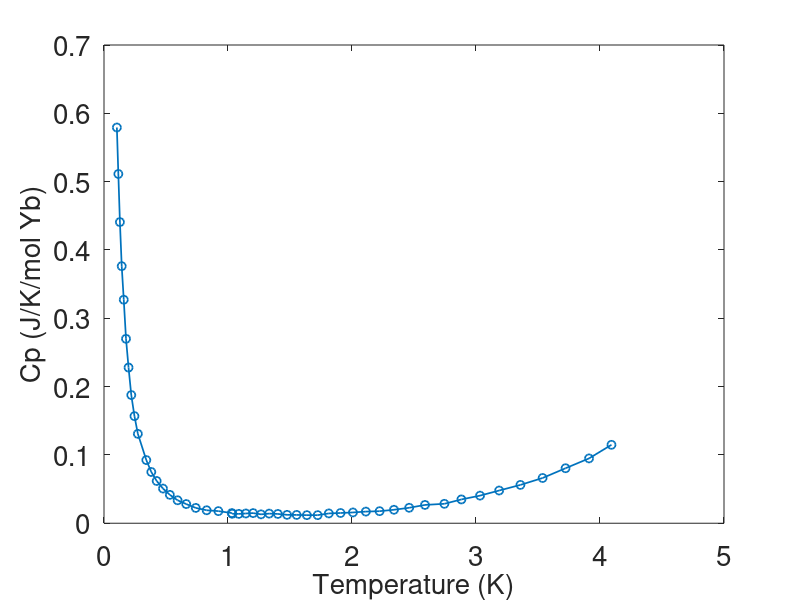
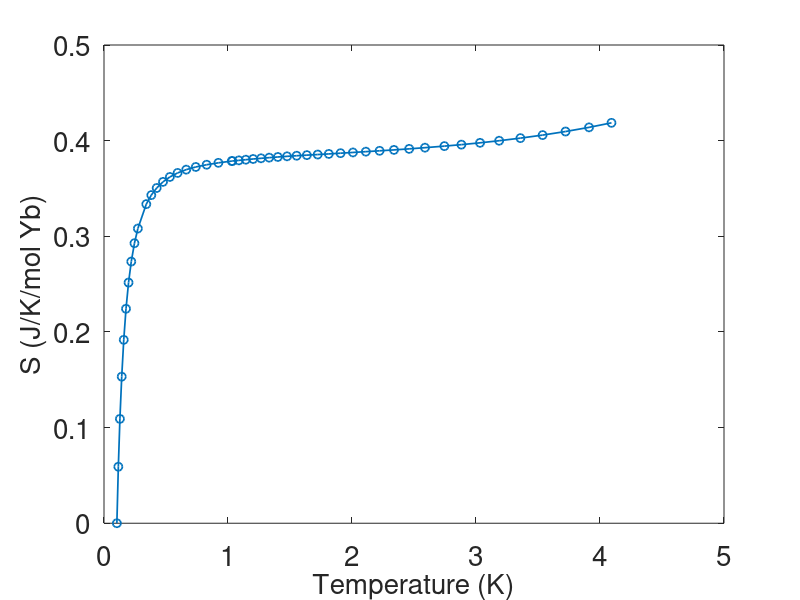

Here is the MATLAB script that generated these plots, in order:
%% 
clear, clc, close all
set(findall(gca,'-property','FontSize'),'FontSize',28)

RbYb = importdata('Rb2YbNaF6_2p4mg_pk3029_HC_26Aug20_headersremoved.DAT'); %low temp datafile
RbYbHigh = importdata('Rb2YbNaF6_2p4mg_pk3029_HC_26Aug20_1_high_headersremoved.DAT'); %high temp data file
RbYbFull = [RbYb;RbYbHigh]; %appending high temperature data to low

T = RbYbFull(:,8); % K, taking the 8th column of the datafile as a vector
Cp = RbYbFull(:,10)/(1e6*4.99e-6); %J/K.molYb3+, taking the 10th column of the datafile as a vector

[T,idx] = sort(T); %sort the temperature vector from low to high and make an index vector to match to specific heat
Cp = Cp(idx); %sort the specific heat by the same way that temperature was sorted

figure(1)
plot(T,Cp, 'o-', 'LineWidth', 1.25)
xlabel('Temperature (K)')
ylabel('Cp (J/K/mol Yb)')

set(findall(gca,'-property','FontSize'),'FontSize',20)

S = cumtrapz(T,Cp./T); %calculate the entropy using cumtrapz... the entropy should plateau at 5.76 R*ln(2)

figure(2)
plot(T,S, 'o-', 'LineWidth', 1.25)
xlabel('Temperature (K)')
ylabel('S (J/K/mol Yb)')

set(findall(gca,'-property','FontSize'),'FontSize',20)